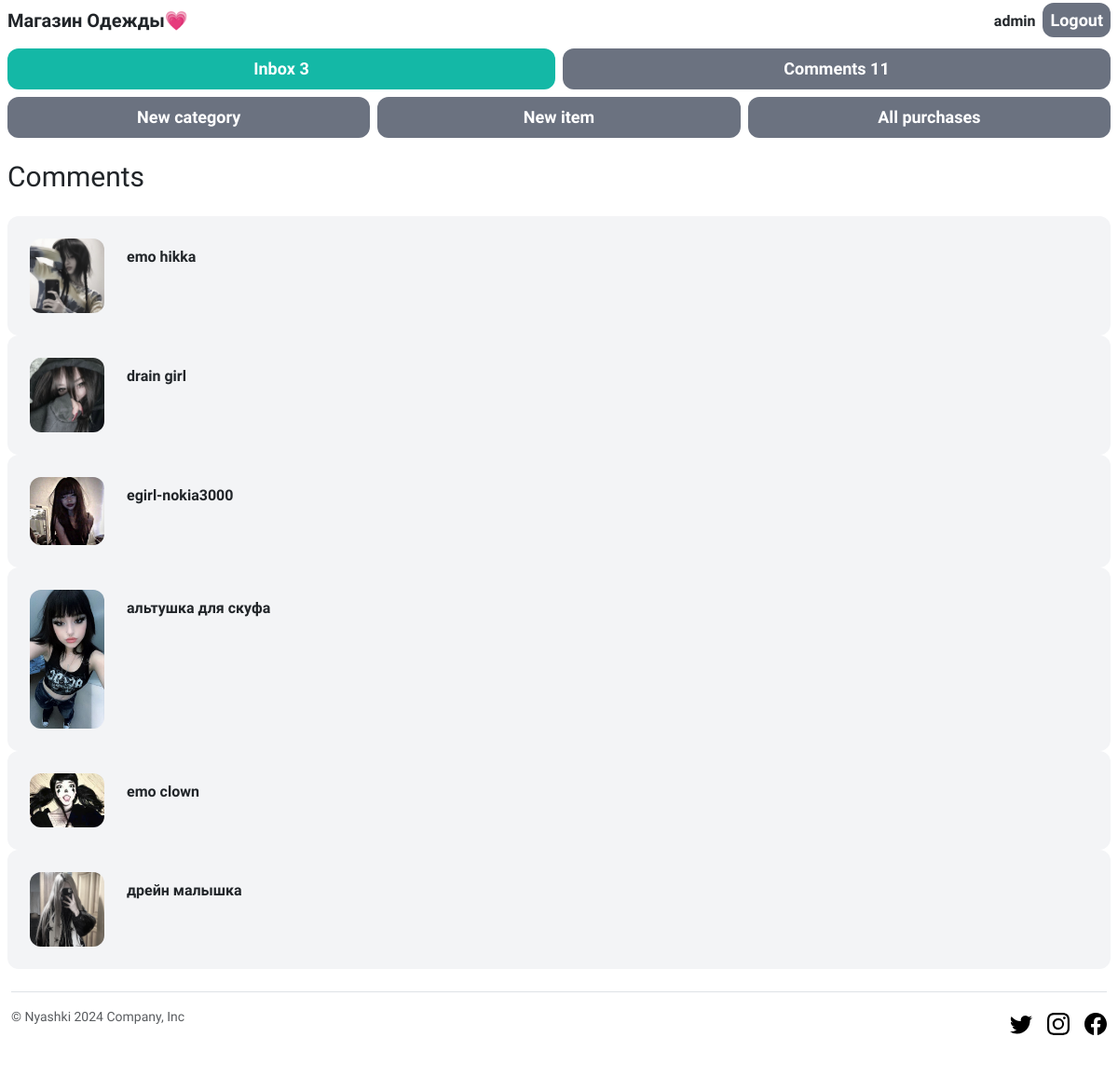
Page /items/all_comments (signed in) on the committed database.
### item/models.py (models this page shows, shortened)
class Comment(models.Model):
    user = models.ForeignKey(User, related_name='comments', on_delete=models.CASCADE)
    description = models.TextField()
    created_at = models.DateTimeField()
    class Meta:
        ordering = ('-created_at',)

class Item(models.Model):
    category = models.ForeignKey(Category, related_name='items', on_delete=models.CASCADE)
    name = models.CharField(max_length=255)
    description = models.TextField(blank=True, null=True)
    price = models.FloatField()
    image = models.ImageField(upload_to='item_images', blank=True, null=True)
    is_sold = models.BooleanField(default=False)
    created_at = models.DateTimeField(auto_now_add=True)
    users = models.ManyToManyField(User, related_name='items', blank=True)
    gender = models.CharField(max_length=1, choices=gender_choice)
    comments = models.ManyToManyField(Comment)

### item/views.py (the view)
# urls.py: path('all_comments', views.all_comments, name='all_comments'),
@login_required
def all_comments(request):
    items = Item.objects.filter(comments__user=request.user).distinct()
    return render(request, 'item/comments.html', {
            'items': items
    })

### item/templates/item/comments.html (shortened to what this page needs)
{% extends 'core/base.html' %}
{% block content %}
<h1 class="mb-6 text-3xl mt-4 ">Comments</h1>
<div class="space-y-6">
    {% for item in items %}
        <a href="{% url 'item:detail' item.id %}">
            <div class="p-6 flex bg-gray-100 rounded-xl">
                <div class="pr-6">
                    <img src="{{ item.image.url }}" class="w-20 rounded-xl">
                </div>
                <div class="mt-2">
                    <strong><p>{{ item.name }}</p></strong>
                </div>
            </div>
        </a>
    {% endfor %}
</div>
{%endblock%}

### core/templates/core/base.html (shortened to what this page needs)
<!doctype html>
<html>
    <head>
        <script src="https://cdn.tailwindcss.com"></script>
        <link href="https://cdn.jsdelivr.net/npm/bootstrap@5.3.3/dist/css/bootstrap.min.css" rel="stylesheet">
    </head>
    <body>
        <body>
        <nav class="py-2 px-2 flex justify-between items-center">
            <a href="/" class="text-xl font-semibold">Магазин Одежды💗</a>
            <div class="space-x-1">
              {% if request.user.is_authenticated %}
              <strong>{{request.user.username}}</strong>
              <a href="{% url 'core:logout' %}" class="px-2 py-2 text-lg font-semibold bg-gray-500 text-white rounded-xl hover:bg-gray-700">Logout</a>
              {% endif %}
            </div>
          </nav>
          {% if request.user.is_authenticated %}
          <div class="grid grid-cols-2 gap-2 mt-2 px-2">
            <a href="{% url 'conversation:inbox' %}" class="text-center px-2 py-2 text-lg font-semibold bg-teal-500 text-white rounded-xl hover:bg-teal-700">Inbox {{ request.user.conversations.all | length }}</a>
              <a href="{% url 'item:all_comments' %}" class="text-center px-2 py-2 text-lg font-semibold bg-gray-500 text-white rounded-xl hover:bg-gray-700">Comments {{ request.user.comments.all | length }}</a>
          </div>
          {% endif %}
          {% if request.user.is_superuser %}
          <div class="grid grid-cols-3 gap-2 mt-2 px-2">
            <a href="{% url 'item:new_category' %}" class="px-2 py-2 text-lg font-semibold bg-gray-500 text-white text-center rounded-xl hover:bg-gray-700">New category</a>
            <a href="{% url 'item:new_item' %}" class="px-2 py-2 text-lg font-semibold bg-gray-500 text-white text-center rounded-xl hover:bg-gray-700">New item</a>
            <a href="{% url 'item:all_purchases' %}" class="px-2 py-2 text-lg font-semibold bg-gray-500 text-white text-center rounded-xl hover:bg-gray-700">All purchases</a>
          </div>
          {%endif%}
        <div class="px-2">
            {% block content %}
            {% endblock %}
        </div>
        <div class="container-fluid">
            <footer class="d-flex flex-wrap justify-content-between align-items-center py-3 my-4 border-top">
              <div class="d-flex align-items-center">
                <span class="mb-3 text-body-secondary text-sm">&copy; Nyashki 2024 Company, Inc</span>
              </div>
              <ul class="nav col-md-4 justify-content-end list-unstyled d-flex">
                <li class="ms-3"><a class="text-body-secondary" href="#"><svg class="bi" width="24" height="24"><use xlink:href="#twitter"/></svg></a></li>
                <li class="ms-3"><a class="text-body-secondary" href="#"><svg class="bi" width="24" height="24"><use xlink:href="#instagram"/></svg></a></li>
                <li class="ms-3"><a class="text-body-secondary" href="#"><svg class="bi" width="24" height="24"><use xlink:href="#facebook"/></svg></a></li>
              </ul>
            </footer>
        </div>
    </body>
</html>

### core/templates/core/base.html (style rules this page uses)
body { font-family: Comfortaa; }

### rows in the picture
Item: image (picture), name "emo hikka"
Item: image (picture), name "drain girl"
Item: image (picture), name "egirl-nokia3000"
Item: image (picture), name "альтушка для скуфа"
Item: image (picture), name "emo clown"
Item: image (picture), name "дрейн малышка"

### other values in the picture
{{ request.user.username }} "admin"
{{ request.user.conversations.all | length }} "3"
{{ request.user.comments.all | length }} "11"
